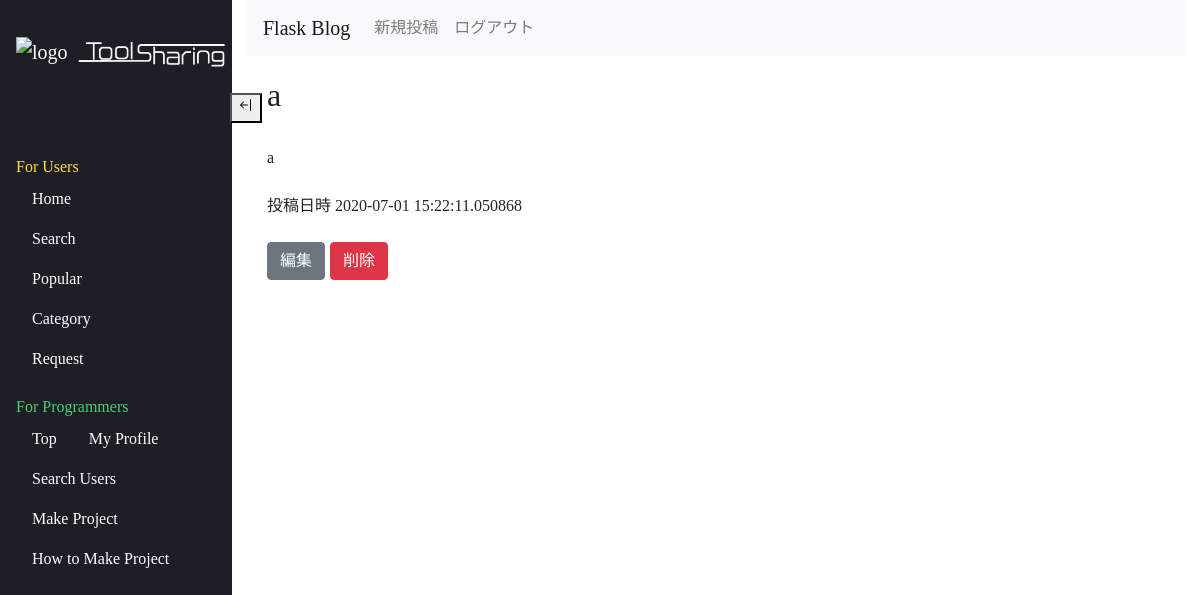
Screenshot of /users/public/6 (signed in) with the database file from the repository.
### flask_blog/models/entries.py (models this page shows, shortened)
class Entry(db.Model):
    __tablename__ = 'entries'
    id = db.Column(db.Integer, primary_key=True)
    title = db.Column(db.String(50), unique=True)
    text = db.Column(db.Text)
    created_at = db.Column(db.DateTime)

### flask_blog/views/entries.py (the view)
@entry.route('/public/<int:id>', methods=['GET'])
@login_required
def show_entry(id):
    entry = Entry.query.get(id)
    return render_template('public/show.html', entry=entry)

### flask_blog/views/views.py (called while the page is built)
def login_required(view):
    @wraps(view)
    def inner(*args, **kwargs):
        if not session.get('logged_in'):
            return redirect(url_for('view.login'))
        return view(*args, **kwargs)
    return inner

### flask_blog/templates/public/show.html
{% extends "layout.html" %} {% block body %}
<h2>{{ entry.title }}</h2>
<br> {{ entry.text|safe }}
<br>
<br> 投稿日時 {{ entry.created_at }}
<br>
<br>
<div class="btn-group">
<form action="{{ url_for('entry.edit_entry', id=entry.id) }}" method="get">
    <button type="submit" class="btn btn-secondary">編集</button>
    </form>
    <form action="{{ url_for('entry.delete_entry', id=entry.id) }}" method="post">
    <button type="submit" class="btn btn-danger" style="margin-left:5px">削除</button>
    </form>
    </div>
    {% endblock %}

### rows the page displays
Entry: title "a", text "a", created_at "2020-07-01 15:22:11.050868"
